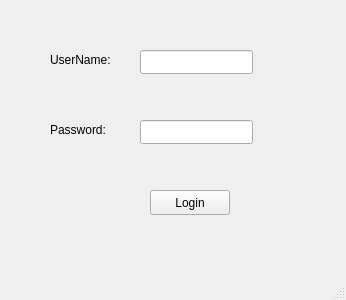
<?xml version="1.0" encoding="UTF-8"?>
<ui version="4.0">
 <class>Window</class>
 <widget class="QMainWindow" name="Window">
  <property name="geometry">
   <rect>
    <x>0</x>
    <y>0</y>
    <width>346</width>
    <height>300</height>
   </rect>
  </property>
  <property name="windowTitle">
   <string>Window</string>
  </property>
  <widget class="QWidget" name="centralwidget">
   <widget class="QLabel" name="label">
    <property name="geometry">
     <rect>
      <x>50</x>
      <y>50</y>
      <width>71</width>
      <height>20</height>
     </rect>
    </property>
    <property name="text">
     <string>UserName:</string>
    </property>
   </widget>
   <widget class="QLineEdit" name="lineEdit_password">
    <property name="geometry">
     <rect>
      <x>140</x>
      <y>120</y>
      <width>113</width>
      <height>24</height>
     </rect>
    </property>
    <property name="echoMode">
     <enum>QLineEdit::Password</enum>
    </property>
   </widget>
   <widget class="QLineEdit" name="lineEdit_username">
    <property name="geometry">
     <rect>
      <x>140</x>
      <y>50</y>
      <width>113</width>
      <height>24</height>
     </rect>
    </property>
   </widget>
   <widget class="QPushButton" name="pushButton">
    <property name="geometry">
     <rect>
      <x>150</x>
      <y>190</y>
      <width>80</width>
      <height>25</height>
     </rect>
    </property>
    <property name="text">
     <string>Login</string>
    </property>
   </widget>
   <widget class="QLabel" name="label_2">
    <property name="geometry">
     <rect>
      <x>50</x>
      <y>120</y>
      <width>71</width>
      <height>20</height>
     </rect>
    </property>
    <property name="text">
     <string>Password:</string>
    </property>
   </widget>
  </widget>
  <widget class="QMenuBar" name="menubar">
   <property name="geometry">
    <rect>
     <x>0</x>
     <y>0</y>
     <width>346</width>
     <height>25</height>
    </rect>
   </property>
  </widget>
  <widget class="QStatusBar" name="statusbar"/>
 </widget>
 <resources/>
 <connections/>
</ui>
